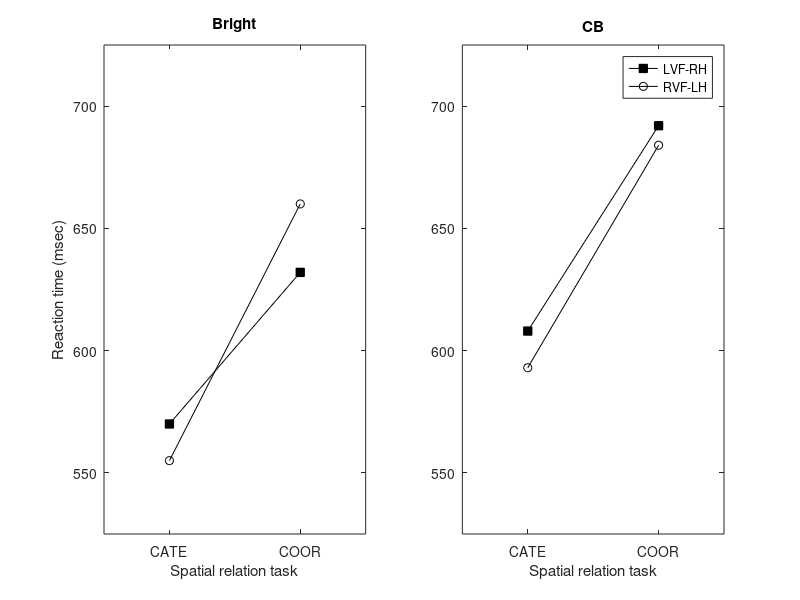

This figure's MATLAB source:
%                  LVF  RVF
om_2002_figure2 = [570, 555; ... % bright categorical
                   632, 660; ... % bright coordinate
                   608, 593;     ... % cb categorical
                   692, 684];   

% mean of categorical should be [589, 574]--it is.
% mean of coordinate should be [662, 672] -- use it to fill in missing data.
% LVF: 662 = (632 + x)/2; x = 662*2 - 632 = 692
% RVF: 672 = (660 + x)/2; x = 672*2 - 660 = 684

mean(om_2002_figure2([1 3], :), 1)
mean(om_2002_figure2([2 4], :), 1)

% now, plot figure 2.
figure('position', [0, 0, 800, 419]);
xvals = repmat([1 2], [2 1])';

subplot(1, 2, 1);
h = plot(xvals, om_2002_figure2([1 2], :), 'k');
set(h(1), {'Marker'}, {'s'}, {'MarkerFaceColor'}, {'k'});
set(h(2), {'Marker'}, {'o'});
set(gca, 'xtick', xvals(:, 1), 'xticklabel', {'CATE', 'COOR'})
set(gca, 'xlim', [xvals(1, 1) xvals(2, 1)] + 0.5*[-1 1]);
set(gca, 'ylim', [525, 725]);
xlabel('Spatial relation task');
ylabel('Reaction time (msec)');
title('Bright');

subplot(1, 2, 2);
h = plot(xvals, om_2002_figure2([3 4], :), 'k');
set(h(1), {'Marker'}, {'s'}, {'MarkerFaceColor'}, {'k'});
set(h(2), {'Marker'}, {'o'});
set(gca, 'xtick', xvals(:, 1), 'xticklabel', {'CATE', 'COOR'})
set(gca, 'xlim', [xvals(1, 1) xvals(2, 1)] + 0.5*[-1 1]);
set(gca, 'ylim', [525, 725]);
xlabel('Spatial relation task');
title('CB');
legend({'LVF-RH' 'RVF-LH'});